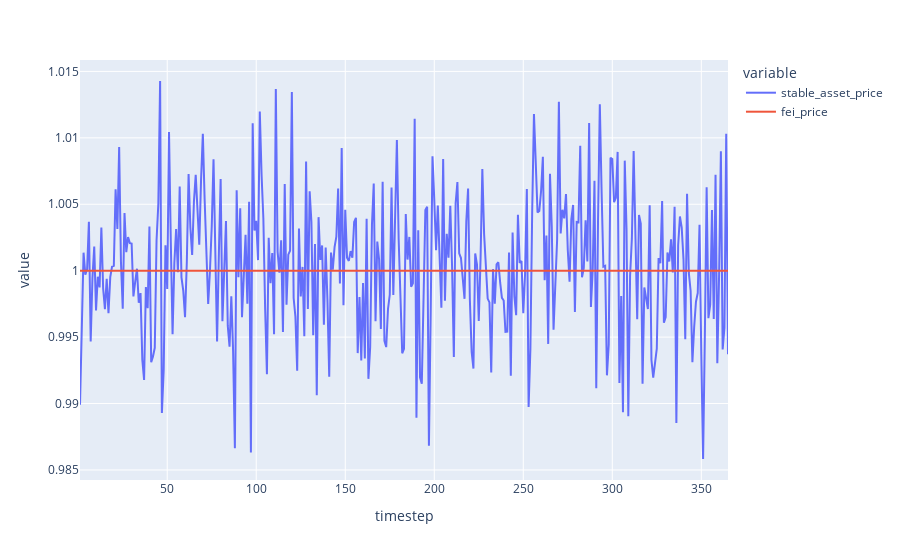

Here is the notebook cell this chart was saved with:
### Code cell
df.query("run == 1 and subset == 0").plot(x='timestep', y=['stable_asset_price', 'fei_price'])

### Figure 1 — Plotly figure (JSON) as saved in the notebook; plotly's stock layout.template omitted (floating-point values rounded to 4 significant figures; data arrays with more than 128 entries replaced by an {"elided": "..."} marker saying what was removed)
{"data": [{"hovertemplate": "variable=stable_asset_price<br>timestep=%{x}<br>value=%{y}<extra></extra>", "legendgroup": "stable_asset_price", "line": {"color": "#636efa", "dash": "solid"}, "mode": "lines", "name": "stable_asset_price", "orientation": "v", "showlegend": true, "type": "scatter", "x": {"elided": "365 int values"}, "xaxis": "x", "y": {"elided": "365 float values"}, "yaxis": "y"}, {"hovertemplate": "variable=fei_price<br>timestep=%{x}<br>value=%{y}<extra></extra>", "legendgroup": "fei_price", "line": {"color": "#EF553B", "dash": "solid"}, "mode": "lines", "name": "fei_price", "orientation": "v", "showlegend": true, "type": "scatter", "x": {"elided": "365 int values"}, "xaxis": "x", "y": {"elided": "365 int values"}, "yaxis": "y"}], "layout": {"autosize": true, "legend": {"title": {"text": "variable"}, "tracegroupgap": 0}, "margin": {"t": 60}, "xaxis": {"anchor": "y", "autorange": true, "domain": [0, 1], "range": [1, 365], "title": {"text": "timestep"}, "type": "linear"}, "yaxis": {"anchor": "x", "autorange": true, "domain": [0, 1], "range": [0.9842, 1.016], "title": {"text": "value"}, "type": "linear"}}}
